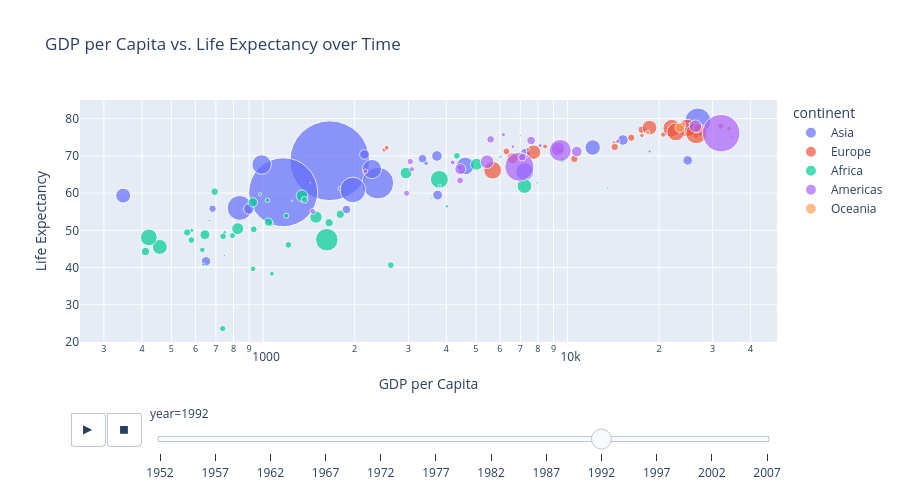

The cell this chart's notebook holds for it:
### Code cell
# Create an animated scatter plot
fig = px.scatter(df,
                 x="gdpPercap",
                 y="lifeExp",
                 size="pop",
                 color="continent",
                 hover_name="country",
                 log_x=True,
                 size_max=60,
                 animation_frame="year",
                 title="GDP per Capita vs. Life Expectancy over Time",
                 labels={"gdpPercap": "GDP per Capita", "lifeExp": "Life Expectancy"}
                 )

# Adjust the height of the figure and set y-axis range
fig.update_layout(height=500, yaxis_range=[20,85])  

# Display the plot
fig.show()

### Figure 1 — Plotly figure (JSON) as saved in the notebook; plotly's stock layout.template omitted (floating-point values rounded to 4 significant figures)
{"data": [{"hovertemplate": "<b>%{hovertext}</b><br><br>continent=Asia<br>year=1992<br>GDP per Capita=%{x}<br>Life Expectancy=%{y}<br>pop=%{marker.size}<extra></extra>", "hovertext": ["Afghanistan", "Bahrain", "Bangladesh", "Cambodia", "China", "Hong Kong, China", "India", "Indonesia", "Iran", "Iraq", "Israel", "Japan", "Jordan", "Korea, Dem. Rep.", "Korea, Rep.", "Kuwait", "Lebanon", "Malaysia", "Mongolia", "Myanmar", "Nepal", "Oman", "Pakistan", "Philippines", "Saudi Arabia", "Singapore", "Sri Lanka", "Syria", "Taiwan", "Thailand", "Vietnam", "West Bank and Gaza", "Yemen, Rep."], "legendgroup": "Asia", "marker": {"color": "#636efa", "size": [16317921, 529491, 113704579, 10150094, 1164970000, 5829696, 872000000, 184816000, 60397973, 17861905, 4936550, 124329269, 3867409, 20711375, 43805450, 1418095, 3219994, 18319502, 2312802, 40546538, 20326209, 1915208, 120065004, 67185766, 16945857, 3235865, 17587060, 13219062, 20686918, 56667095, 69940728, 2104779, 13367997], "sizemode": "area", "sizeref": 366300.0, "symbol": "circle"}, "mode": "markers", "name": "Asia", "orientation": "v", "showlegend": true, "type": "scatter", "x": [649.3, 19040.0, 837.8, 682.3, 1656.0, 24760.0, 1164.0, 2383.0, 7236.0, 3746.0, 18050.0, 26820.0, 3432.0, 3726.0, 12100.0, 34930.0, 6891.0, 7278.0, 1785.0, 347, 897.7, 18620.0, 1972.0, 2279.0, 24840.0, 24770.0, 2154.0, 3341.0, 15220.0, 4617.0, 989.0, 6018.0, 1879.0], "xaxis": "x", "y": [41.67, 72.6, 56.02, 55.8, 68.69, 77.6, 60.22, 62.68, 65.74, 59.46, 76.93, 79.36, 68.02, 69.98, 72.24, 75.19, 69.29, 70.69, 61.27, 59.32, 55.73, 71.2, 60.84, 66.46, 68.77, 75.79, 70.38, 69.25, 74.26, 67.3, 67.66, 69.72, 55.6], "yaxis": "y"}, {"hovertemplate": "<b>%{hovertext}</b><br><br>continent=Europe<br>year=1992<br>GDP per Capita=%{x}<br>Life Expectancy=%{y}<br>pop=%{marker.size}<extra></extra>", "hovertext": ["Albania", "Austria", "Belgium", "Bosnia and Herzegovina", "Bulgaria", "Croatia", "Czech Republic", "Denmark", "Finland", "France", "Germany", "Greece", "Hungary", "Iceland", "Ireland", "Italy", "Montenegro", "Netherlands", "Norway", "Poland", "Portugal", "Romania", "Serbia", "Slovak Republic", "Slovenia", "Spain", "Sweden", "Switzerland", "Turkey", "United Kingdom"], "legendgroup": "Europe", "marker": {"color": "#EF553B", "size": [3326498, 7914969, 10045622, 4256013, 8658506, 4494013, 10315702, 5171393, 5041039, 57374179, 80597764, 10325429, 10348684, 259012, 3557761, 56840847, 621621, 15174244, 4286357, 38370697, 9927680, 22797027, 9826397, 5302888, 1999210, 39549438, 8718867, 6995447, 58179144, 57866349], "sizemode": "area", "sizeref": 366300.0, "symbol": "circle"}, "mode": "markers", "name": "Europe", "orientation": "v", "showlegend": true, "type": "scatter", "x": [2497.0, 27040.0, 25580.0, 2547.0, 6303.0, 8448.0, 14300.0, 26410.0, 20650.0, 24700.0, 26510.0, 17540.0, 10540.0, 25140.0, 17560.0, 22010.0, 7003.0, 26790.0, 33970.0, 7739.0, 16210.0, 6598.0, 9325.0, 9498.0, 14210.0, 18600.0, 23880.0, 31870.0, 5678.0, 22710.0], "xaxis": "x", "y": [71.58, 76.04, 76.46, 72.18, 71.19, 72.53, 72.4, 75.33, 75.7, 77.46, 76.07, 77.03, 69.17, 78.77, 75.47, 77.44, 75.44, 77.42, 77.32, 70.99, 74.86, 69.36, 71.66, 71.38, 73.64, 77.57, 78.16, 78.03, 66.15, 76.42], "yaxis": "y"}, {"hovertemplate": "<b>%{hovertext}</b><br><br>continent=Africa<br>year=1992<br>GDP per Capita=%{x}<br>Life Expectancy=%{y}<br>pop=%{marker.size}<extra></extra>", "hovertext": ["Algeria", "Angola", "Benin", "Botswana", "Burkina Faso", "Burundi", "Cameroon", "Central African Republic", "Chad", "Comoros", "Congo, Dem. Rep.", "Congo, Rep.", "Cote d'Ivoire", "Djibouti", "Egypt", "Equatorial Guinea", "Eritrea", "Ethiopia", "Gabon", "Gambia", "Ghana", "Guinea", "Guinea-Bissau", "Kenya", "Lesotho", "Liberia", "Libya", "Madagascar", "Malawi", "Mali", "Mauritania", "Mauritius", "Morocco", "Mozambique", "Namibia", "Niger", "Nigeria", "Reunion", "Rwanda", "Sao Tome and Principe", "Senegal", "Sierra Leone", "Somalia", "South Africa", "Sudan", "Swaziland", "Tanzania", "Togo", "Tunisia", "Uganda", "Zambia", "Zimbabwe"], "legendgroup": "Africa", "marker": {"color": "#00cc96", "size": [26298373, 8735988, 4981671, 1342614, 8878303, 5809236, 12467171, 3265124, 6429417, 454429, 41672143, 2409073, 12772596, 384156, 59402198, 387838, 3668440, 52088559, 985739, 1025384, 16278738, 6990574, 1050938, 25020539, 1803195, 1912974, 4364501, 12210395, 10014249, 8416215, 2119465, 1096202, 25798239, 13160731, 1554253, 8392818, 93364244, 622191, 7290203, 125911, 8307920, 4260884, 6099799, 39964159, 28227588, 962344, 26605473, 3747553, 8523077, 18252190, 8381163, 10704340], "sizemode": "area", "sizeref": 366300.0, "symbol": "circle"}, "mode": "markers", "name": "Africa", "orientation": "v", "showlegend": true, "type": "scatter", "x": [5023.0, 2628.0, 1191.0, 7954.0, 931.8, 631.7, 1793.0, 747.9, 1058.0, 1247.0, 457.7, 4016.0, 1648.0, 2377.0, 3795.0, 1132.0, 582.9, 421.4, 13520.0, 665.6, 925.1, 794.3, 745.5, 1342.0, 977.5, 636.6, 9640.0, 1041.0, 563.2, 739.0, 1361.0, 6058.0, 2948.0, 410.9, 3805.0, 581.2, 1620.0, 6101.0, 737.1, 1429.0, 1368.0, 1069.0, 927.0, 7225.0, 1492.0, 3553.0, 825.7, 1034.0, 4333.0, 644.2, 1211.0, 693.4], "xaxis": "x", "y": [67.74, 40.65, 53.92, 62.74, 50.26, 44.74, 54.31, 49.4, 51.72, 57.94, 45.55, 56.43, 52.04, 51.6, 63.67, 47.55, 49.99, 48.09, 61.37, 52.64, 57.5, 48.58, 43.27, 59.28, 59.69, 40.8, 68.75, 52.21, 49.42, 48.39, 58.33, 69.75, 65.39, 44.28, 62.0, 47.39, 47.47, 73.61, 23.6, 62.74, 58.2, 38.33, 39.66, 61.89, 53.56, 58.47, 50.44, 58.06, 70.0, 48.83, 46.1, 60.38], "yaxis": "y"}, {"hovertemplate": "<b>%{hovertext}</b><br><br>continent=Americas<br>year=1992<br>GDP per Capita=%{x}<br>Life Expectancy=%{y}<br>pop=%{marker.size}<extra></extra>", "hovertext": ["Argentina", "Bolivia", "Brazil", "Canada", "Chile", "Colombia", "Costa Rica", "Cuba", "Dominican Republic", "Ecuador", "El Salvador", "Guatemala", "Haiti", "Honduras", "Jamaica", "Mexico", "Nicaragua", "Panama", "Paraguay", "Peru", "Puerto Rico", "Trinidad and Tobago", "United States", "Uruguay", "Venezuela"], "legendgroup": "Americas", "marker": {"color": "#ab63fa", "size": [33958947, 6893451, 155975974, 28523502, 13572994, 34202721, 3173216, 10723260, 7351181, 10748394, 5274649, 8486949, 6326682, 5077347, 2378618, 88111030, 4017939, 2484997, 4483945, 22430449, 3585176, 1183669, 256894189, 3149262, 20265563], "sizemode": "area", "sizeref": 366300.0, "symbol": "circle"}, "mode": "markers", "name": "Americas", "orientation": "v", "showlegend": true, "type": "scatter", "x": [9308.0, 2962.0, 6950.0, 26340.0, 7596.0, 5445.0, 6160.0, 5593.0, 3044.0, 7104.0, 4444.0, 4439.0, 1456.0, 3082.0, 7405.0, 9472.0, 2170.0, 6619.0, 4196.0, 4446.0, 14640.0, 7371.0, 32000.0, 8137.0, 10730.0], "xaxis": "x", "y": [71.87, 59.96, 67.06, 77.95, 74.13, 68.42, 75.71, 74.41, 68.46, 69.61, 66.8, 63.37, 55.09, 66.4, 71.77, 71.45, 65.84, 72.46, 68.22, 66.46, 73.91, 69.86, 76.09, 72.75, 71.15], "yaxis": "y"}, {"hovertemplate": "<b>%{hovertext}</b><br><br>continent=Oceania<br>year=1992<br>GDP per Capita=%{x}<br>Life Expectancy=%{y}<br>pop=%{marker.size}<extra></extra>", "hovertext": ["Australia", "New Zealand"], "legendgroup": "Oceania", "marker": {"color": "#FFA15A", "size": [17481977, 3437674], "sizemode": "area", "sizeref": 366300.0, "symbol": "circle"}, "mode": "markers", "name": "Oceania", "orientation": "v", "showlegend": true, "type": "scatter", "x": [23420.0, 18360.0], "xaxis": "x", "y": [77.56, 76.33], "yaxis": "y"}], "layout": {"height": 500, "legend": {"itemsizing": "constant", "title": {"text": "continent"}, "tracegroupgap": 0}, "sliders": [{"active": 8, "currentvalue": {"prefix": "year="}, "len": 0.9, "pad": {"b": 10, "t": 60}, "steps": [{"args": [["1952"], {"frame": {"duration": 0, "redraw": false}, "fromcurrent": true, "mode": "immediate", "transition": {"duration": 0, "easing": "linear"}}], "label": "1952", "method": "animate"}, {"args": [["1957"], {"frame": {"duration": 0, "redraw": false}, "fromcurrent": true, "mode": "immediate", "transition": {"duration": 0, "easing": "linear"}}], "label": "1957", "method": "animate"}, {"args": [["1962"], {"frame": {"duration": 0, "redraw": false}, "fromcurrent": true, "mode": "immediate", "transition": {"duration": 0, "easing": "linear"}}], "label": "1962", "method": "animate"}, {"args": [["1967"], {"frame": {"duration": 0, "redraw": false}, "fromcurrent": true, "mode": "immediate", "transition": {"duration": 0, "easing": "linear"}}], "label": "1967", "method": "animate"}, {"args": [["1972"], {"frame": {"duration": 0, "redraw": false}, "fromcurrent": true, "mode": "immediate", "transition": {"duration": 0, "easing": "linear"}}], "label": "1972", "method": "animate"}, {"args": [["1977"], {"frame": {"duration": 0, "redraw": false}, "fromcurrent": true, "mode": "immediate", "transition": {"duration": 0, "easing": "linear"}}], "label": "1977", "method": "animate"}, {"args": [["1982"], {"frame": {"duration": 0, "redraw": false}, "fromcurrent": true, "mode": "immediate", "transition": {"duration": 0, "easing": "linear"}}], "label": "1982", "method": "animate"}, {"args": [["1987"], {"frame": {"duration": 0, "redraw": false}, "fromcurrent": true, "mode": "immediate", "transition": {"duration": 0, "easing": "linear"}}], "label": "1987", "method": "animate"}, {"args": [["1992"], {"frame": {"duration": 0, "redraw": false}, "fromcurrent": true, "mode": "immediate", "transition": {"duration": 0, "easing": "linear"}}], "label": "1992", "method": "animate"}, {"args": [["1997"], {"frame": {"duration": 0, "redraw": false}, "fromcurrent": true, "mode": "immediate", "transition": {"duration": 0, "easing": "linear"}}], "label": "1997", "method": "animate"}, {"args": [["2002"], {"frame": {"duration": 0, "redraw": false}, "fromcurrent": true, "mode": "immediate", "transition": {"duration": 0, "easing": "linear"}}], "label": "2002", "method": "animate"}, {"args": [["2007"], {"frame": {"duration": 0, "redraw": false}, "fromcurrent": true, "mode": "immediate", "transition": {"duration": 0, "easing": "linear"}}], "label": "2007", "method": "animate"}], "x": 0.1, "xanchor": "left", "y": 0, "yanchor": "top"}], "title": {"text": "GDP per Capita vs. Life Expectancy over Time"}, "updatemenus": [{"active": 1, "buttons": [{"args": [null, {"frame": {"duration": 500, "redraw": false}, "fromcurrent": true, "mode": "immediate", "transition": {"duration": 500, "easing": "linear"}}], "label": "&#9654;", "method": "animate"}, {"args": [[null], {"frame": {"duration": 0, "redraw": false}, "fromcurrent": true, "mode": "immediate", "transition": {"duration": 0, "easing": "linear"}}], "label": "&#9724;", "method": "animate"}], "direction": "left", "pad": {"r": 10, "t": 70}, "showactive": false, "type": "buttons", "x": 0.1, "xanchor": "right", "y": 0, "yanchor": "top"}], "xaxis": {"anchor": "y", "autorange": true, "domain": [0, 1], "range": [2.32, 5.19], "title": {"text": "GDP per Capita"}, "type": "log"}, "yaxis": {"anchor": "x", "domain": [0, 1], "range": [20, 85], "title": {"text": "Life Expectancy"}, "type": "linear"}}}
